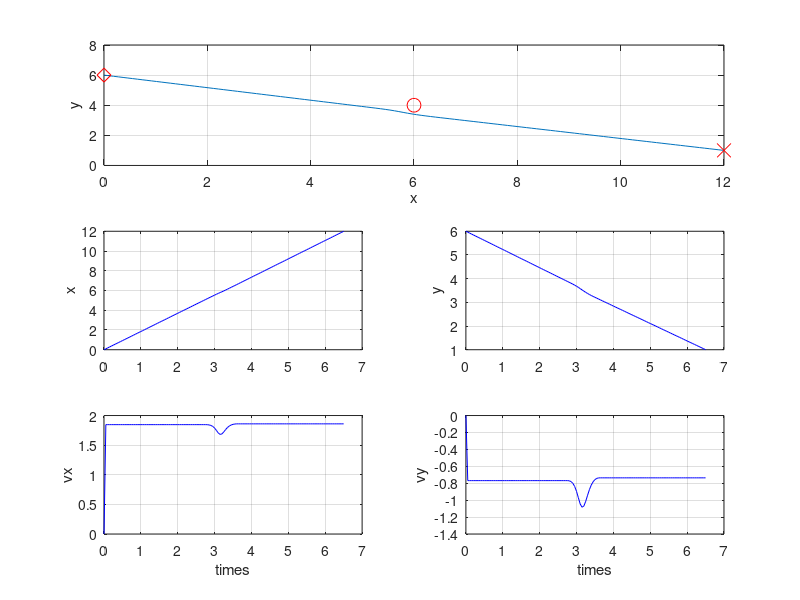

Recreate this plot in MATLAB.
close all; clear; clc
%%

xd=[12;1];
x(:,1)=[0;6];
vx(:,1)=[0;0];

bx=6; % obstacle position x
by=4;  % obstacle position y
obs=[bx;by];

dt=0.05;
t(1)=0;
ns=size(t,2);

flag=1;
i=1;
eps=0.2;

r_rho=1.0; % infludence of the obstacle
dphi_r=[0;0];

a=2; % potential gain
k=0.1;

while(flag)
    % dphi_a = goal - current_pos (== straight line)
    % repulsive potential.. (pulling force)
    dphi_a=-(x(:,i)-xd);
    
    % r_obs : the distance between current_pos and the obstacles.
    r_obs=norm(x(:,i)-obs);
    
    % r_goal : the distance between current_pos and the goal.
    r_goal=norm(x(:,i)-xd);
    
    n=2;
    
    % if the distance from obstacle is in range,
    if r_obs<r_rho
        
        % push potential
        dphi_r= -(1 / (r_obs) - 1/ r_rho)^2;
          
          % new dphi_r (= initially [0;0])
%           dphi_r= -k*(1/(r_obs-eps)-1/r_rho)*(x(:,i)-obs)/r_obs/(r_obs-eps)^2*(r_goal)^2+k*(1/(r_obs-eps)-1/r_rho)^2*(dphi_a);

        %your code here
    else
         dphi_r=0;
    end

    % total potential (attract to goal, avoid from obstacle)
    dphi_p(:,i)=dphi_a+dphi_r;
    
    % a == potential gain. (Unit vector * gain)
    dphi_p(:,i)=a*dphi_p(:,i)/(norm(dphi_p(:,i)));
    
    % ndphi == norm of that. total force.. == a
    ndphi(i)=(norm(dphi_p(:,i)));
    
    % velocity == attraction
    vx(:,i+1)=(dphi_p(:,i));
    
    % position update
    x(:,i+1)=x(:,i)+(dphi_p(:,i))*dt;
    
    % time update
    t(i+1)=t(i)+dt;
    
    % arrival check
    if (norm(x(:,i+1)-xd)<0.1)
    	break;
        X=['Iteration No.: ',num2str(i), ', Arrival time: ', num2str(t(i+1)),'s'];
        disp(X);
    end

    i=i+1;
end
% i
    figure(1)
    subplot(3,2,[1,2]);plot(x(1,:),x(2,:));
    hold on;
    plot(obs(1),obs(2),'or','MarkerSize',10);
    plot(xd(1),xd(2),'xr','MarkerSize',10);
    plot(x(1,1),x(2,1),'dr','MarkerSize',10);
    hold off;
    grid on;
    axis([0 12 0 8]);
   	xlabel('x');
    ylabel('y');
    subplot(3,2,3); plot(t,x(1,:),'-b');
    grid on;
    ylabel('x')
    subplot(3,2,4);plot(t,x(2,:),'-b');
    grid on;
    ylabel('y')
    subplot(3,2,5); plot(t,vx(1,:),'-b');
    grid on;
    ylabel('vx')
    xlabel('times')
    subplot(3,2,6);plot(t,vx(2,:),'-b');
    grid on;
    ylabel('vy');
    xlabel('times')
